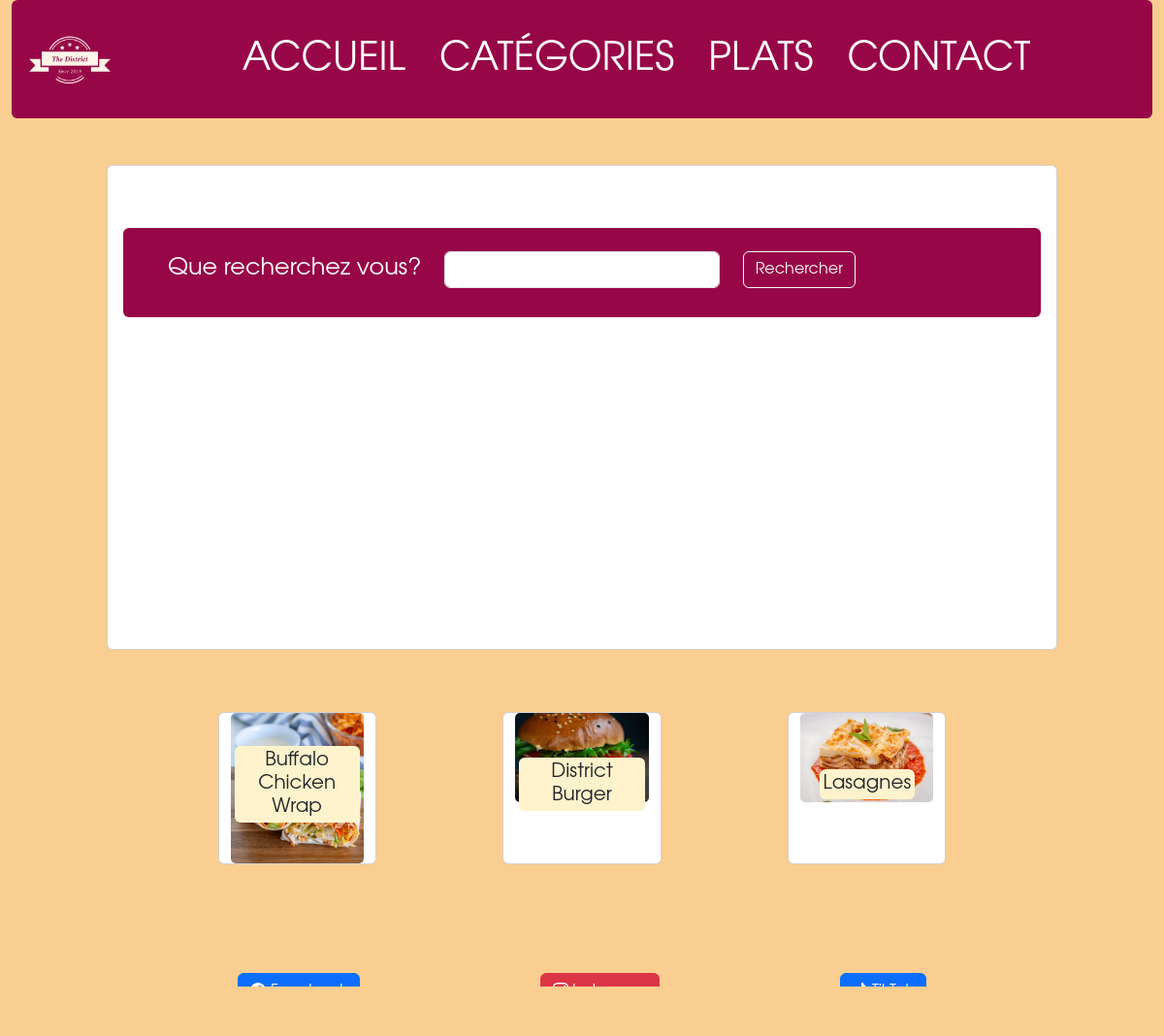
The page / on the database its author committed.
### tables this page shows
CREATE TABLE `commande` (
                            `id` int AUTO_INCREMENT PRIMARY KEY,
                            `id_plat` int NOT NULL REFERENCES plat(id),
                            `quantite` int NOT NULL,
                            `total` decimal(10,2) NOT NULL,
                            `date_commande` datetime NOT NULL,
                            `etat` varchar(50) NOT NULL,
                            `nom_client` varchar(150) NOT NULL,
                            `telephone_client` varchar(20) NOT NULL,
                            `email_client` varchar(150) NOT NULL,
                            `adresse_client` varchar(255) NOT NULL
);

CREATE TABLE `plat` (
  `id` int AUTO_INCREMENT PRIMARY KEY,
  `libelle` varchar(100) NOT NULL,
  `description` text NOT NULL,
  `prix` decimal(10,2) NOT NULL,
  `image` varchar(255) NOT NULL,
  `id_categorie` int NOT NULL REFERENCES categorie(id),
  `active` varchar(10) NOT NULL
);

### DAO.php (called while the page is built, shortened)
<?php
function sortMealsByPopularity($db)
{
$query= $db-> prepare("SELECT * FROM plat JOIN commande ON plat.id = commande.id_plat GROUP BY plat.id ORDER BY SUM(commande.quantite) DESC LIMIT 3");
$query-> execute();
$result=$query->fetchAll();
return $result;
};

### index.php (the view, shortened to what this page needs)
<!DOCTYPE html>
<html lang="en">
  <head>
    <link
      href="https://cdn.jsdelivr.net/npm/bootstrap@5.3.2/dist/css/bootstrap.min.css"
      rel="stylesheet"
    />
    <link rel="stylesheet" href="assets/css/styles.css" />
  </head>
  <body>
    <div class="par container-fluid">
  <?php
require_once ("views/header.php");
require_once ("DAO.php");
require_once ("db_connect.php")
  ?>
      <section
        class="d-flex justify-content-center mt-5"
        style="height: 500px"
        id="search"
      >
        <div class="card col-xl-10 col">
          <video
            class="card-img object-fit-cover"
            src="assets/video/production_id 5102309 (2160p).mp4"
            height="500px"
            autoplay="true"
            loop="true"
          ></video>
          <div class="card-img-overlay">
            <div class="p-4 mt-5 bg-opacity-75 rounded" id="bandeau">
              <div class="form-group row d-flex justify-content-center">
                <div class="search-container col text-end">
                  <label
                    for="recherche"
                    class="form-label text-white text-end fs-4"
                  >
                    Que recherchez vous?</label
                  >
                </div>
                <div class="col">
                  <input
                    class="form-control"
                    type="search-input"
                    name="recherche"
                    id="recherche"
                  />
                </div>
                <div class="col">
                  <button class="btn btn-outline-light" type="submit">
                    Rechercher
                  </button>
                </div>
              </div>
            </div>
          </div>
        </div>
      </section>
      <section class="d-flex justify-content-center">
      <div class="d-flex justify-content-evenly col-xl-10 row mt-5">
      <?php
      $plats= sortMealsByPopularity($db);
      foreach($plats as $plat){?>
          <a href="plat_selectionne.php?id=<?=$plat['id']?>" class="card rounded col-3 col-lg-2 m-3" >
            <img class="card-img " src="assets/images_the_district/food/<?=$plat['image']?>" alt="<?$plat['libelle']?>" title="<?=$plat['libelle']?>"/>
            <div class="card-img-overlay d-flex align-items-center justify-content-center">
              <h5 class="mark rounded text-center" style="color=#970747"> <?=$plat['libelle']?> </h5>
            </div>
          </a>
      <?php } ?>
      </div>
      </section>
<?php
require_once ("views/footer.php");
?>
  </body>
</html>

### assets/css/styles.css (style rules this page uses)
body { font-family: Avantgarde, TeX Gyre Adventor, URW Gothic L, sans-serif; background-color:#f9ce90; background-image: url('images_the_district/image_parallax.jpg'); background-attachment:fixed; background-position: center; background-repeat: no-repeat; }
#bandeau { background-color: #970747; }

### rows shown on the page
commande: id_plat.libelle "Buffalo Chicken Wrap"
commande: id_plat.libelle "District Burger"
commande: id_plat.image (picture), id_plat.libelle "Lasagnes"
